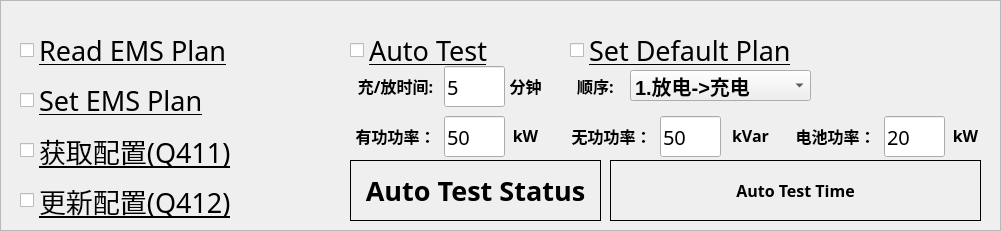
   <widget class="QFrame" name="frame_emscmd">
    <property name="geometry">
     <rect>
      <x>30</x>
      <y>460</y>
      <width>1001</width>
      <height>231</height>
     </rect>
    </property>
    <property name="font">
     <font>
      <family>黑体</family>
     </font>
    </property>
    <property name="styleSheet">
     <string notr="true">QFrame#frame_emscmd {
    border: 1px solid grey;
}
</string>
    </property>
    <property name="frameShape">
     <enum>QFrame::StyledPanel</enum>
    </property>
    <property name="frameShadow">
     <enum>QFrame::Raised</enum>
    </property>
    <widget class="QCheckBox" name="checkBox_reademsplan">
     <property name="geometry">
      <rect>
       <x>20</x>
       <y>30</y>
       <width>211</width>
       <height>41</height>
      </rect>
     </property>
     <property name="font">
      <font>
       <family>黑体</family>
       <pointsize>20</pointsize>
       <underline>true</underline>
      </font>
     </property>
     <property name="text">
      <string>Read EMS Plan</string>
     </property>
    </widget>
    <widget class="QCheckBox" name="checkBox_setemsplan">
     <property name="geometry">
      <rect>
       <x>20</x>
       <y>80</y>
       <width>211</width>
       <height>41</height>
      </rect>
     </property>
     <property name="font">
      <font>
       <family>黑体</family>
       <pointsize>20</pointsize>
       <underline>true</underline>
      </font>
     </property>
     <property name="text">
      <string>Set EMS Plan</string>
     </property>
    </widget>
    <widget class="QCheckBox" name="checkBox_autotest">
     <property name="geometry">
      <rect>
       <x>350</x>
       <y>30</y>
       <width>211</width>
       <height>41</height>
      </rect>
     </property>
     <property name="font">
      <font>
       <family>黑体</family>
       <pointsize>20</pointsize>
       <underline>true</underline>
      </font>
     </property>
     <property name="text">
      <string>Auto Test</string>
     </property>
    </widget>
    <widget class="QLabel" name="text_autotest">
     <property name="geometry">
      <rect>
       <x>350</x>
       <y>160</y>
       <width>251</width>
       <height>61</height>
      </rect>
     </property>
     <property name="font">
      <font>
       <family>黑体</family>
       <pointsize>20</pointsize>
       <weight>75</weight>
       <bold>true</bold>
      </font>
     </property>
     <property name="styleSheet">
      <string notr="true">QLabel{ border: 1px solid black; }
</string>
     </property>
     <property name="text">
      <string>Auto Test Status</string>
     </property>
     <property name="alignment">
      <set>Qt::AlignCenter</set>
     </property>
    </widget>
    <widget class="QLabel" name="text_autotest_time">
     <property name="geometry">
      <rect>
       <x>610</x>
       <y>160</y>
       <width>371</width>
       <height>61</height>
      </rect>
     </property>
     <property name="font">
      <font>
       <family>黑体</family>
       <pointsize>12</pointsize>
       <weight>75</weight>
       <bold>true</bold>
      </font>
     </property>
     <property name="styleSheet">
      <string notr="true">QLabel{ border: 1px solid black; }
</string>
     </property>
     <property name="text">
      <string>Auto Test Time</string>
     </property>
     <property name="alignment">
      <set>Qt::AlignCenter</set>
     </property>
    </widget>
    <widget class="QLabel" name="label_serverip_2">
     <property name="geometry">
      <rect>
       <x>350</x>
       <y>70</y>
       <width>91</width>
       <height>31</height>
      </rect>
     </property>
     <property name="font">
      <font>
       <family>黑体</family>
       <pointsize>12</pointsize>
       <weight>75</weight>
       <bold>true</bold>
      </font>
     </property>
     <property name="styleSheet">
      <string notr="true">color: rgb(0, 0, 0)</string>
     </property>
     <property name="text">
      <string>充/放时间:</string>
     </property>
     <property name="alignment">
      <set>Qt::AlignCenter</set>
     </property>
    </widget>
    <widget class="QLineEdit" name="lineEdit_autotest_time">
     <property name="geometry">
      <rect>
       <x>444</x>
       <y>66</y>
       <width>61</width>
       <height>41</height>
      </rect>
     </property>
     <property name="font">
      <font>
       <family>黑体</family>
       <pointsize>15</pointsize>
      </font>
     </property>
     <property name="text">
      <string>5</string>
     </property>
    </widget>
    <widget class="QLabel" name="label_serverip_3">
     <property name="geometry">
      <rect>
       <x>510</x>
       <y>70</y>
       <width>31</width>
       <height>31</height>
      </rect>
     </property>
     <property name="font">
      <font>
       <family>黑体</family>
       <pointsize>12</pointsize>
       <weight>75</weight>
       <bold>true</bold>
      </font>
     </property>
     <property name="styleSheet">
      <string notr="true">color: rgb(0, 0, 0)</string>
     </property>
     <property name="text">
      <string>分钟</string>
     </property>
     <property name="alignment">
      <set>Qt::AlignCenter</set>
     </property>
    </widget>
    <widget class="QComboBox" name="comboBox_autotest">
     <property name="geometry">
      <rect>
       <x>630</x>
       <y>70</y>
       <width>181</width>
       <height>31</height>
      </rect>
     </property>
     <property name="font">
      <font>
       <pointsize>15</pointsize>
       <weight>75</weight>
       <bold>true</bold>
      </font>
     </property>
     <item>
      <property name="text">
       <string>1.放电-&gt;充电</string>
      </property>
     </item>
     <item>
      <property name="text">
       <string>2.充电-&gt;放电</string>
      </property>
     </item>
    </widget>
    <widget class="QLabel" name="label_serverip_4">
     <property name="geometry">
      <rect>
       <x>570</x>
       <y>70</y>
       <width>51</width>
       <height>31</height>
      </rect>
     </property>
     <property name="font">
      <font>
       <family>黑体</family>
       <pointsize>12</pointsize>
       <weight>75</weight>
       <bold>true</bold>
      </font>
     </property>
     <property name="styleSheet">
      <string notr="true">color: rgb(0, 0, 0)</string>
     </property>
     <property name="text">
      <string>顺序:</string>
     </property>
     <property name="alignment">
      <set>Qt::AlignCenter</set>
     </property>
    </widget>
    <widget class="QCheckBox" name="checkBox_defaultplan">
     <property name="geometry">
      <rect>
       <x>570</x>
       <y>30</y>
       <width>301</width>
       <height>41</height>
      </rect>
     </property>
     <property name="font">
      <font>
       <family>黑体</family>
       <pointsize>20</pointsize>
       <underline>true</underline>
      </font>
     </property>
     <property name="text">
      <string>Set Default Plan</string>
     </property>
    </widget>
    <widget class="QCheckBox" name="checkBox_q412">
     <property name="geometry">
      <rect>
       <x>20</x>
       <y>180</y>
       <width>211</width>
       <height>41</height>
      </rect>
     </property>
     <property name="font">
      <font>
       <family>黑体</family>
       <pointsize>20</pointsize>
       <underline>true</underline>
      </font>
     </property>
     <property name="text">
      <string>更新配置(Q412)</string>
     </property>
    </widget>
    <widget class="QLineEdit" name="lineEdit_autotest_activepwr">
     <property name="geometry">
      <rect>
       <x>444</x>
       <y>116</y>
       <width>61</width>
       <height>41</height>
      </rect>
     </property>
     <property name="font">
      <font>
       <family>黑体</family>
       <pointsize>15</pointsize>
      </font>
     </property>
     <property name="text">
      <string>50</string>
     </property>
    </widget>
    <widget class="QLabel" name="label_serverip_6">
     <property name="geometry">
      <rect>
       <x>350</x>
       <y>120</y>
       <width>91</width>
       <height>31</height>
      </rect>
     </property>
     <property name="font">
      <font>
       <family>黑体</family>
       <pointsize>12</pointsize>
       <weight>75</weight>
       <bold>true</bold>
      </font>
     </property>
     <property name="styleSheet">
      <string notr="true">color: rgb(0, 0, 0)</string>
     </property>
     <property name="text">
      <string>有功功率：</string>
     </property>
     <property name="alignment">
      <set>Qt::AlignCenter</set>
     </property>
    </widget>
    <widget class="QLabel" name="label_serverip_7">
     <property name="geometry">
      <rect>
       <x>510</x>
       <y>120</y>
       <width>31</width>
       <height>31</height>
      </rect>
     </property>
     <property name="font">
      <font>
       <family>黑体</family>
       <pointsize>12</pointsize>
       <weight>75</weight>
       <bold>true</bold>
      </font>
     </property>
     <property name="styleSheet">
      <string notr="true">color: rgb(0, 0, 0)</string>
     </property>
     <property name="text">
      <string>kW</string>
     </property>
     <property name="alignment">
      <set>Qt::AlignCenter</set>
     </property>
    </widget>
    <widget class="QLineEdit" name="lineEdit_autotest_reactivepwr">
     <property name="geometry">
      <rect>
       <x>660</x>
       <y>116</y>
       <width>61</width>
       <height>41</height>
      </rect>
     </property>
     <property name="font">
      <font>
       <family>黑体</family>
       <pointsize>15</pointsize>
      </font>
     </property>
     <property name="text">
      <string>50</string>
     </property>
    </widget>
    <widget class="QLabel" name="label_serverip_8">
     <property name="geometry">
      <rect>
       <x>566</x>
       <y>120</y>
       <width>91</width>
       <height>31</height>
      </rect>
     </property>
     <property name="font">
      <font>
       <family>黑体</family>
       <pointsize>12</pointsize>
       <weight>75</weight>
       <bold>true</bold>
      </font>
     </property>
     <property name="styleSheet">
      <string notr="true">color: rgb(0, 0, 0)</string>
     </property>
     <property name="text">
      <string>无功功率：</string>
     </property>
     <property name="alignment">
      <set>Qt::AlignCenter</set>
     </property>
    </widget>
    <widget class="QLabel" name="label_serverip_9">
     <property name="geometry">
      <rect>
       <x>730</x>
       <y>120</y>
       <width>41</width>
       <height>31</height>
      </rect>
     </property>
     <property name="font">
      <font>
       <family>黑体</family>
       <pointsize>12</pointsize>
       <weight>75</weight>
       <bold>true</bold>
      </font>
     </property>
     <property name="styleSheet">
      <string notr="true">color: rgb(0, 0, 0)</string>
     </property>
     <property name="text">
      <string>kVar</string>
     </property>
     <property name="alignment">
      <set>Qt::AlignCenter</set>
     </property>
    </widget>
    <widget class="QLabel" name="label_serverip_10">
     <property name="geometry">
      <rect>
       <x>790</x>
       <y>120</y>
       <width>91</width>
       <height>31</height>
      </rect>
     </property>
     <property name="font">
      <font>
       <family>黑体</family>
       <pointsize>12</pointsize>
       <weight>75</weight>
       <bold>true</bold>
      </font>
     </property>
     <property name="styleSheet">
      <string notr="true">color: rgb(0, 0, 0)</string>
     </property>
     <property name="text">
      <string>电池功率：</string>
     </property>
     <property name="alignment">
      <set>Qt::AlignCenter</set>
     </property>
    </widget>
    <widget class="QLineEdit" name="lineEdit_autotest_battpwr">
     <property name="geometry">
      <rect>
       <x>884</x>
       <y>116</y>
       <width>61</width>
       <height>41</height>
      </rect>
     </property>
     <property name="font">
      <font>
       <family>黑体</family>
       <pointsize>15</pointsize>
      </font>
     </property>
     <property name="text">
      <string>20</string>
     </property>
    </widget>
    <widget class="QLabel" name="label_serverip_11">
     <property name="geometry">
      <rect>
       <x>950</x>
       <y>120</y>
       <width>31</width>
       <height>31</height>
      </rect>
     </property>
     <property name="font">
      <font>
       <family>黑体</family>
       <pointsize>12</pointsize>
       <weight>75</weight>
       <bold>true</bold>
      </font>
     </property>
     <property name="styleSheet">
      <string notr="true">color: rgb(0, 0, 0)</string>
     </property>
     <property name="text">
      <string>kW</string>
     </property>
     <property name="alignment">
      <set>Qt::AlignCenter</set>
     </property>
    </widget>
    <widget class="QCheckBox" name="checkBox_q411">
     <property name="geometry">
      <rect>
       <x>20</x>
       <y>130</y>
       <width>211</width>
       <height>41</height>
      </rect>
     </property>
     <property name="font">
      <font>
       <family>黑体</family>
       <pointsize>20</pointsize>
       <underline>true</underline>
      </font>
     </property>
     <property name="text">
      <string>获取配置(Q411)</string>
     </property>
    </widget>
   </widget>
